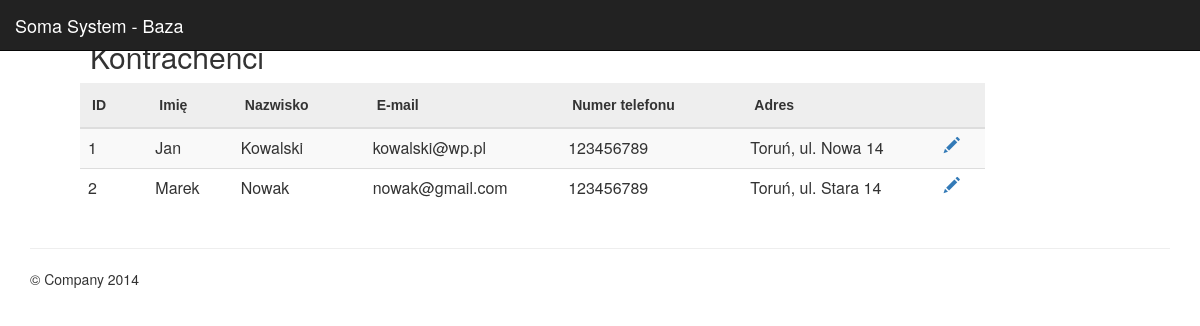
Screenshot of /index.php/kontrachenci/view with the database file from the repository.
### tables this page shows
CREATE TABLE IF NOT EXISTS `kontrachenci` (
  `id_kontrachenta` int(11) NOT NULL AUTO_INCREMENT,
  `imie` varchar(45) DEFAULT NULL,
  `nazwisko` varchar(45) DEFAULT NULL,
  `email` varchar(45) DEFAULT NULL,
  `nr_tel` varchar(45) DEFAULT NULL,
  `adres` varchar(80) DEFAULT NULL,
  PRIMARY KEY (`id_kontrachenta`)
);

### application/controllers/kontrachenci.php (called while the page is built, shortened)
<?php if ( ! defined('BASEPATH')) exit('No direct script access allowed');
class Kontrachenci extends CI_Controller {
    function view(){
    $data['kontrachenci'] = $this->db->get('kontrachenci')->result();
    $this->load->view('main_view');
    $this->load->view('kontrachenci_view',$data);
    $this->load->view('footer_view');
}
}

### index.php (called while the page is built, shortened)
<?php
require_once BASEPATH.'core/CodeIgniter.php';

### application/views/kontrachenci_view.php (the view, shortened to what this page needs)
<h2 class="sub-header"style="padding-left:10px">Kontrachenci</h2>
<div class="table-responsive">
    <table id="zlecenia" class="table table-stripped">
        <thead>
        <tr>
            <th>ID</th>
            <th>Imię</th>
            <th>Nazwisko</th>
            <th>E-mail</th>
            <th>Numer telefonu</th>
            <th>Adres</th>
            <th></th>
        </tr>
        </thead>
        <?php foreach($kontrachenci as $row) { ?> <tr>
            <td><?php echo $row->id_kontrachenta; ?></td>
            <td><?php echo $row->imie; ?></td>
            <td><?php echo $row->nazwisko; ?></td>
            <td><?php echo $row->email; ?></td>
            <td><?php echo $row->nr_tel; ?></td>
            <td><?php echo $row->adres; ?></td>
            <td><?php echo anchor('kontrachenci/edit/'.$row->id_kontrachenta, '<span class="glyphicon glyphicon-pencil"></span>') ?></td>
            <?php } ?></tr>
    </table>
</div>

### application/views/main_view.php (shortened to what this page needs)
<html lang="pl">
<head>
    <link href="//netdna.bootstrapcdn.com/bootstrap/3.0.3/css/bootstrap.min.css" rel="stylesheet">
    <link href="//netdna.bootstrapcdn.com/font-awesome/4.1.0/css/font-awesome.min.css" rel="stylesheet">
    <link href="http://getbootstrap.com/examples/dashboard/dashboard.css" rel="stylesheet">
    <link href="<?php echo(base_url().'assets/tablesorter/')?>css/theme.bootstrap.css" rel="stylesheet">
</head>
<body>
<div class="navbar navbar-inverse navbar-fixed-top" role="navigation">
    <div class="container-fluid">
        <div class="navbar-header">
            <a class="navbar-brand" href="#">Soma System - Baza</a>
        </div>
        <div class="navbar-collapse collapse">
        </div>
    </div>
</div>
<div class="container-fluid">
<div class="row">
    <div class="sidebar">
    </div>
    <div class="col-sm-9  col-md-10 main" style="padding-left:80px">

### application/views/footer_view.php (shortened to what this page needs)
</div>
</div>
<div class="container">
    <hr>
    <footer>
        <p>&copy; Company 2014</p>
    </footer>
</div>
</body>
</html>

### rows the page displays
kontrachenci: id_kontrachenta "1", imie "Jan", nazwisko "Kowalski", email "kowalski@wp.pl", nr_tel "123456789", adres "Toruń, ul. Nowa 14"
kontrachenci: id_kontrachenta "2", imie "Marek", nazwisko "Nowak", email "nowak@gmail.com", nr_tel "123456789", adres "Toruń, ul. Stara 14"
